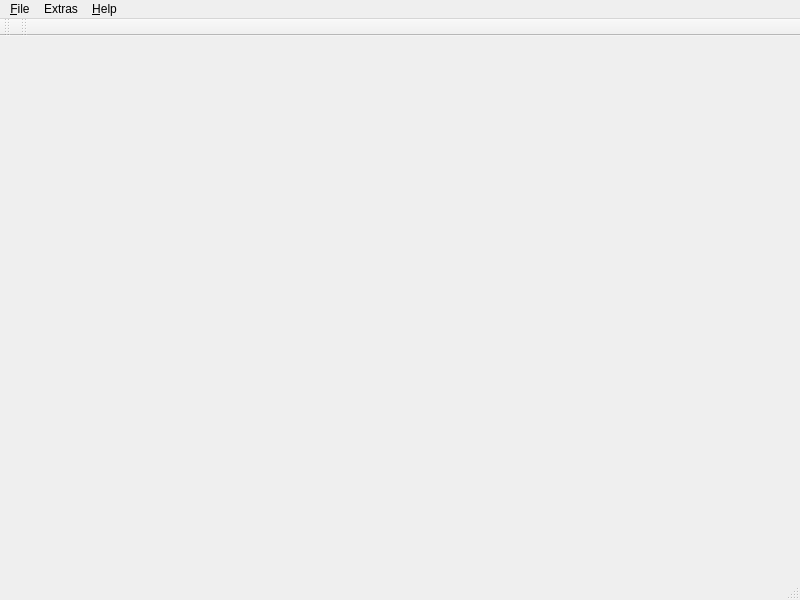
<?xml version="1.0" encoding="UTF-8"?>
<ui version="4.0">
 <class>MainWindow</class>
 <widget class="QMainWindow" name="MainWindow">
  <property name="geometry">
   <rect>
    <x>0</x>
    <y>0</y>
    <width>800</width>
    <height>600</height>
   </rect>
  </property>
  <property name="windowTitle">
   <string>MainWindow</string>
  </property>
  <widget class="QWidget" name="centralwidget"/>
  <widget class="QMenuBar" name="menubar">
   <property name="geometry">
    <rect>
     <x>0</x>
     <y>0</y>
     <width>800</width>
     <height>22</height>
    </rect>
   </property>
   <widget class="QMenu" name="menu_File">
    <property name="title">
     <string>&amp;File</string>
    </property>
    <addaction name="action_Device"/>
    <addaction name="actionOpen_File"/>
    <addaction name="actionOpen_Stream"/>
    <addaction name="separator"/>
   </widget>
   <widget class="QMenu" name="menu_Help">
    <property name="title">
     <string>&amp;Help</string>
    </property>
   </widget>
   <widget class="QMenu" name="menuExtras">
    <property name="title">
     <string>Extras</string>
    </property>
    <addaction name="actionOptions"/>
   </widget>
   <addaction name="menu_File"/>
   <addaction name="menuExtras"/>
   <addaction name="menu_Help"/>
  </widget>
  <widget class="QStatusBar" name="statusbar"/>
  <widget class="QToolBar" name="toolBar">
   <property name="windowTitle">
    <string>toolBar</string>
   </property>
   <attribute name="toolBarArea">
    <enum>TopToolBarArea</enum>
   </attribute>
   <attribute name="toolBarBreak">
    <bool>false</bool>
   </attribute>
  </widget>
  <widget class="QToolBar" name="toolBar_2">
   <property name="windowTitle">
    <string>toolBar_2</string>
   </property>
   <attribute name="toolBarArea">
    <enum>TopToolBarArea</enum>
   </attribute>
   <attribute name="toolBarBreak">
    <bool>false</bool>
   </attribute>
  </widget>
  <action name="action_Device">
   <property name="text">
    <string>&amp;Device</string>
   </property>
  </action>
  <action name="actionOpen_File">
   <property name="text">
    <string>Open &amp;File</string>
   </property>
  </action>
  <action name="actionOpen_Stream">
   <property name="text">
    <string>Open &amp;Stream</string>
   </property>
  </action>
  <action name="actionOptions">
   <property name="text">
    <string>Options</string>
   </property>
  </action>
 </widget>
 <resources/>
 <connections/>
</ui>
